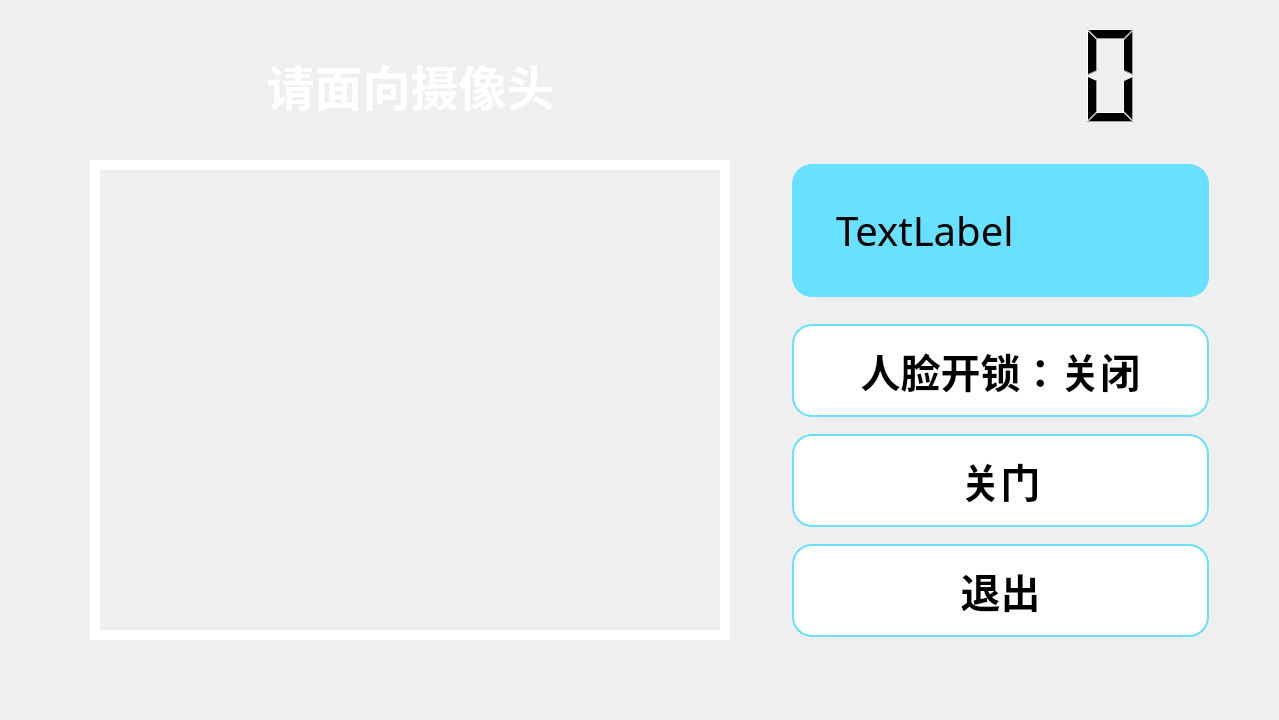
<?xml version="1.0" encoding="UTF-8"?>
<ui version="4.0">
 <class>Form</class>
 <widget class="QWidget" name="Form">
  <property name="geometry">
   <rect>
    <x>0</x>
    <y>0</y>
    <width>1279</width>
    <height>720</height>
   </rect>
  </property>
  <property name="sizePolicy">
   <sizepolicy hsizetype="Fixed" vsizetype="Fixed">
    <horstretch>0</horstretch>
    <verstretch>0</verstretch>
   </sizepolicy>
  </property>
  <property name="maximumSize">
   <size>
    <width>1280</width>
    <height>720</height>
   </size>
  </property>
  <property name="font">
   <font>
    <family>新宋体</family>
    <pointsize>20</pointsize>
   </font>
  </property>
  <property name="windowTitle">
   <string>AI_CarProgram</string>
  </property>
  <widget class="QFrame" name="frame">
   <property name="geometry">
    <rect>
     <x>-10</x>
     <y>-30</y>
     <width>1431</width>
     <height>751</height>
    </rect>
   </property>
   <property name="styleSheet">
    <string notr="true">#frame{background-image: url(:/backimage/Snipaste_2021-12-04_21-15-09.png);
}
</string>
   </property>
   <property name="frameShape">
    <enum>QFrame::StyledPanel</enum>
   </property>
   <property name="frameShadow">
    <enum>QFrame::Raised</enum>
   </property>
   <widget class="QLabel" name="label_4">
    <property name="geometry">
     <rect>
      <x>210</x>
      <y>80</y>
      <width>421</width>
      <height>71</height>
     </rect>
    </property>
    <property name="font">
     <font>
      <family>新宋体</family>
      <pointsize>36</pointsize>
     </font>
    </property>
    <property name="styleSheet">
     <string notr="true">color: rgb(255, 255, 255);</string>
    </property>
    <property name="text">
     <string>&lt;html&gt;&lt;head/&gt;&lt;body&gt;&lt;p align=&quot;center&quot;&gt;&lt;span style=&quot; font-weight:600;&quot;&gt;请面向摄像头&lt;/span&gt;&lt;/p&gt;&lt;/body&gt;&lt;/html&gt;</string>
    </property>
   </widget>
   <widget class="QLabel" name="label_video">
    <property name="geometry">
     <rect>
      <x>100</x>
      <y>190</y>
      <width>640</width>
      <height>480</height>
     </rect>
    </property>
    <property name="styleSheet">
     <string notr="true">border-style:outset;               
                   border-width:10px;                    
                                 
                   border-color:rgba(255,255,255,255);    

</string>
    </property>
    <property name="text">
     <string/>
    </property>
   </widget>
   <widget class="QPushButton" name="pushButton_Face">
    <property name="geometry">
     <rect>
      <x>800</x>
      <y>350</y>
      <width>421</width>
      <height>101</height>
     </rect>
    </property>
    <property name="font">
     <font>
      <family>SimSun</family>
      <pointsize>-1</pointsize>
      <weight>75</weight>
      <italic>false</italic>
      <bold>true</bold>
      <underline>false</underline>
      <strikeout>false</strikeout>
     </font>
    </property>
    <property name="styleSheet">
     <string notr="true">
QPushButton#pushButton_Face{
    border-radius: 20px;
    color: white;
    padding: 16px 32px;
    text-align: center;
    text-decoration: none;
    font-size: 40px;
    margin: 4px 2px;
    background-color: white;
    color: black;
    border: 2px solid rgba(103,225,255,255);
}
QPushButton#pushButton_Face:hover {
    background-color:rgba(103,225,255,255);
    color: white;
}
QPushButton#pushButton_Face:pressed {
    background-color: rgba(19,30,95,255);
}</string>
    </property>
    <property name="text">
     <string>人脸开锁：关闭</string>
    </property>
   </widget>
   <widget class="QPushButton" name="pushButton_close">
    <property name="geometry">
     <rect>
      <x>800</x>
      <y>460</y>
      <width>421</width>
      <height>101</height>
     </rect>
    </property>
    <property name="font">
     <font>
      <family>SimSun</family>
      <pointsize>-1</pointsize>
      <weight>75</weight>
      <italic>false</italic>
      <bold>true</bold>
      <underline>false</underline>
      <strikeout>false</strikeout>
     </font>
    </property>
    <property name="styleSheet">
     <string notr="true">
QPushButton#pushButton_close{
    border-radius: 20px;
    color: white;
    padding: 16px 32px;
    text-align: center;
    text-decoration: none;
    font-size: 40px;
    margin: 4px 2px;
    background-color: white;
    color: black;
    border: 2px solid rgba(103,225,255,255);
}
QPushButton#pushButton_close:hover {
    background-color:rgba(103,225,255,255);
    color: white;
}
QPushButton#pushButton_close:pressed {
    background-color: rgba(19,30,95,255);
}</string>
    </property>
    <property name="text">
     <string>关门</string>
    </property>
   </widget>
   <widget class="QPushButton" name="pushButton_exit">
    <property name="geometry">
     <rect>
      <x>800</x>
      <y>570</y>
      <width>421</width>
      <height>101</height>
     </rect>
    </property>
    <property name="font">
     <font>
      <family>SimSun</family>
      <pointsize>-1</pointsize>
      <weight>75</weight>
      <italic>false</italic>
      <bold>true</bold>
      <underline>false</underline>
      <strikeout>false</strikeout>
     </font>
    </property>
    <property name="styleSheet">
     <string notr="true">
QPushButton#pushButton_exit{
    border-radius: 20px;
    color: white;
    padding: 16px 32px;
    text-align: center;
    text-decoration: none;
    font-size: 40px;
    margin: 4px 2px;
    background-color: white;
    color: black;
    border: 2px solid rgba(103,225,255,255);
}
QPushButton#pushButton_exit:hover {
    background-color:rgba(103,225,255,255);
    color: white;
}
QPushButton#pushButton_exit:pressed {
    background-color: rgba(19,30,95,255);
}</string>
    </property>
    <property name="text">
     <string>退出</string>
    </property>
   </widget>
   <widget class="QLCDNumber" name="lcdNumber">
    <property name="geometry">
     <rect>
      <x>800</x>
      <y>50</y>
      <width>421</width>
      <height>111</height>
     </rect>
    </property>
    <property name="styleSheet">
     <string notr="true">border:0px</string>
    </property>
   </widget>
   <widget class="QLabel" name="label_person">
    <property name="geometry">
     <rect>
      <x>800</x>
      <y>190</y>
      <width>421</width>
      <height>141</height>
     </rect>
    </property>
    <property name="styleSheet">
     <string notr="true">
QLabel#label_person{
    border-radius: 20px;
    color: white;
    padding: 16px 32px;
    text-align: center;
    text-decoration: none;
    font-size: 40px;
    margin: 4px 2px;
    background-color: rgba(103,225,255,255);;
    color: black;
    border: 2px solid rgba(103,225,255,255);
}
</string>
    </property>
    <property name="text">
     <string>TextLabel</string>
    </property>
   </widget>
  </widget>
 </widget>
 <resources>
  <include location="resources/backimage_form.qrc"/>
 </resources>
 <connections/>
</ui>
